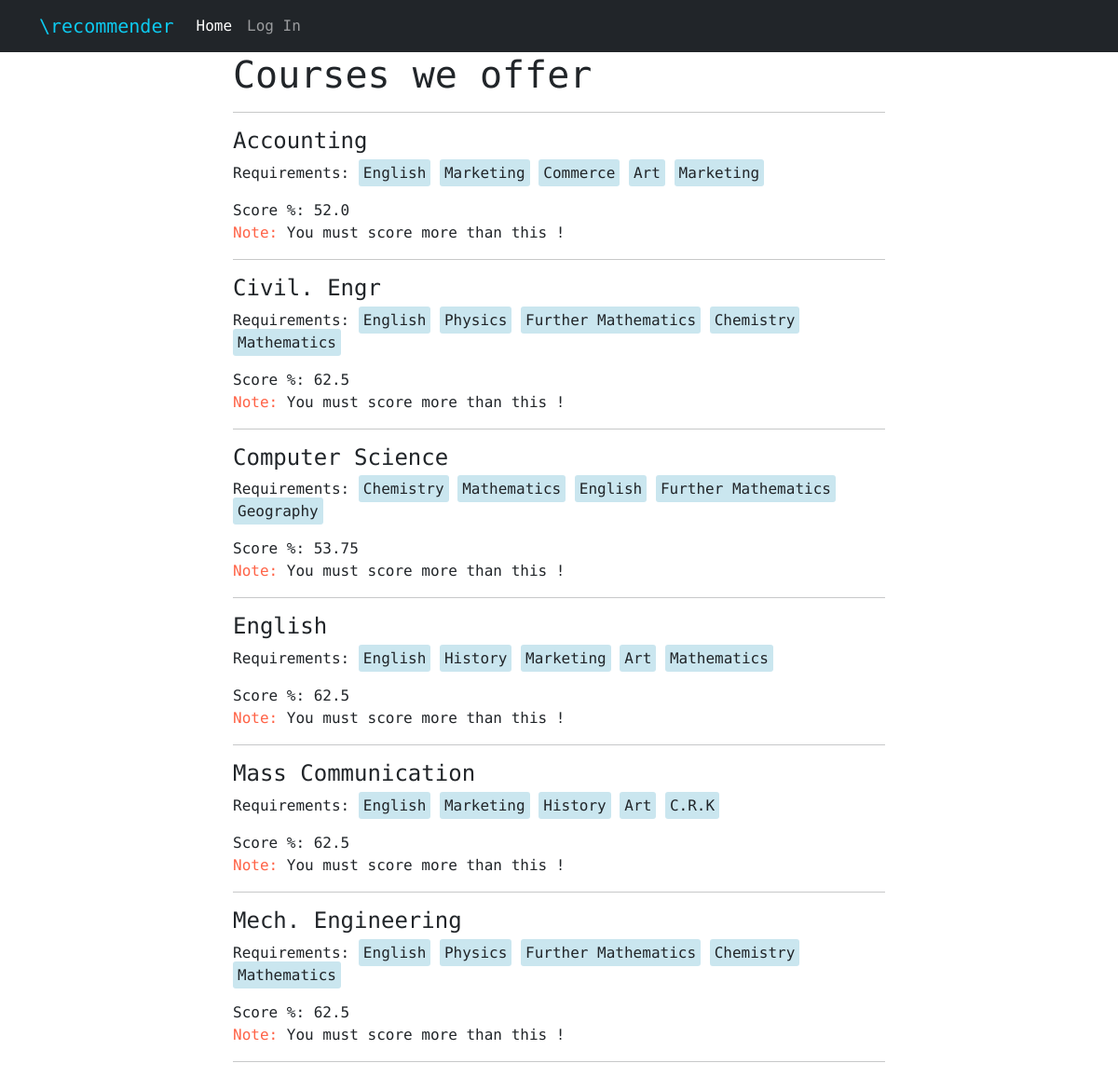
Page /offered-courses/ on the committed database.
### models/models.py (models this page shows, shortened)
class BaseMixin:
    _id = db.Column(db.Integer, primary_key=True)
    is_deleted = db.Column(db.Boolean, default=False)
    @property
    def pk(self):
        return self._id

class Course(db.Model, BaseMixin):
    __tablename__  = "course"
    course_title = db.Column(db.String(50), nullable = False, unique = True)
    course_code = db.Column(db.Integer, unique = True)
    is_full = db.Column(db.Boolean, default=False)
    max_candidate = db.Column(db.Integer, nullable=False)
    jamb = db.relationship("AdminJamb", backref="course", lazy=True, uselist = False)
    count = db.Column(db.Integer, default=0)
    waec = db.relationship("WaecSubject", backref="course", lazy=True)
    min_aggr = db.Column(db.Float, default=50.00)
    category_id = db.Column(db.Integer, db.ForeignKey('course_category._id'))

class WaecSubject(db.Model, BaseMixin):
    __tablename__ = "waecsubject"
    name = db.Column(db.String(50), nullable = False)
    is_compulsory = db.Column(db.Boolean, default=False)
    course_id = db.Column(db.Integer, db.ForeignKey('course._id'))
    grade_id = db.Column(db.Integer, db.ForeignKey('grade._id'))

### school/urls.py (the view)
@school.route("/offered-courses/")
def offer():
    page = request.args.get("page", 1, type=int)
    courses = Course.query.order_by(Course.course_title.asc()).paginate(page=page).items
    return render("courses.html", courses=courses)

### main.py (called while the page is built)
@app.context_processor
def context_processor():
    return {"auth": auth}

### templates/courses.html (shortened to what this page needs)
{% extends "base.html" %}
{% block head %}
<link rel="stylesheet" href="{{url_for('static', filename='css/course.css')}}">
{% endblock %}
{% block content %}
<h1>Courses we offer</h1>
<hr>
<div>
	{% for course in courses %}
		<blockquote>
			<h4>{{course.course_title}}</h4>
			<p>Requirements:
				{% for sub in course.waec %}
					<span class="sub">{{sub.name}}</span>
				{% endfor %}
			</p>
			<p>Score %: {{course.min_aggr}}
				<br><span style="color: tomato;">Note:</span>
				You must score more than this !
			</p>
		</blockquote>
		<hr>
	{% endfor %}
</div>
{% endblock %}

### templates/base.html (shortened to what this page needs)
<!DOCTYPE html>
<html lang="en">
<head>
    <link href="https://cdn.jsdelivr.net/npm/bootstrap@5.3.1/dist/css/bootstrap.min.css" rel="stylesheet">
    <link rel="stylesheet" type="text/css" href="{{url_for('static', filename='css/base.css')}}">
    {% block head %}
    {% endblock %}
</head>
<body id="body">
    <nav class="navbar navbar-expand-lg navbar-dark bg-dark" id="nav">
        <div class="container ml-5">
            <a class="navbar-brand text-info" href="#">\recommender</a>
            <div class="collapse navbar-collapse" id="navbarNav">
                <ul class="navbar-nav">
                    <li class="nav-item">
                        <a class="nav-link active" aria-current="page" href="{{url_for('school.index')}}">Home</a>
                    </li>
                    <li class="nav-item">
                        <a class="nav-link usp" href="{{url_for('users.login')}}">Log In</a>
                    </li>
                </ul>
            </div>
        </div>
    </nav>
    <section class="content-section ajx">
        {% block content %}
        {% endblock %}
    </section>
</body>
</html>

### static/css/base.css (style rules this page uses)
body { font-family: 'Fira Code', monospace; }
.ajx { display: flex !important; align-items: center; justify-content: center; }

### static/css/course.css (style rules this page uses)
.ajx { display: block !important; padding: 10px; }
.sub { background-color: #add8e6a3; padding: 5px; border-radius: 3px; }
@media screen and (min-width:800px) { .ajx { padding: 0px 250px; } }

### rows in the picture
Course: course_title "Accounting", min_aggr "52.0"
WaecSubject: name "English"
WaecSubject: name "Marketing"
WaecSubject: name "Commerce"
WaecSubject: name "Art"
WaecSubject: name "Marketing"
Course: course_title "Civil. Engr", min_aggr "62.5"
WaecSubject: name "English"
WaecSubject: name "Physics"
WaecSubject: name "Further Mathematics"
WaecSubject: name "Chemistry"
WaecSubject: name "Mathematics"
Course: course_title "Computer Science", min_aggr "53.75"
WaecSubject: name "Chemistry"
WaecSubject: name "Mathematics"
WaecSubject: name "English"
WaecSubject: name "Further Mathematics"
WaecSubject: name "Geography"
Course: course_title "English", min_aggr "62.5"
WaecSubject: name "English"
WaecSubject: name "History"
WaecSubject: name "Marketing"
WaecSubject: name "Art"
WaecSubject: name "Mathematics"
Course: course_title "Mass Communication", min_aggr "62.5"
WaecSubject: name "English"
WaecSubject: name "Marketing"
WaecSubject: name "History"
WaecSubject: name "Art"
WaecSubject: name "C.R.K"
Course: course_title "Mech. Engineering", min_aggr "62.5"
WaecSubject: name "English"
WaecSubject: name "Physics"
WaecSubject: name "Further Mathematics"
WaecSubject: name "Chemistry"
WaecSubject: name "Mathematics"
